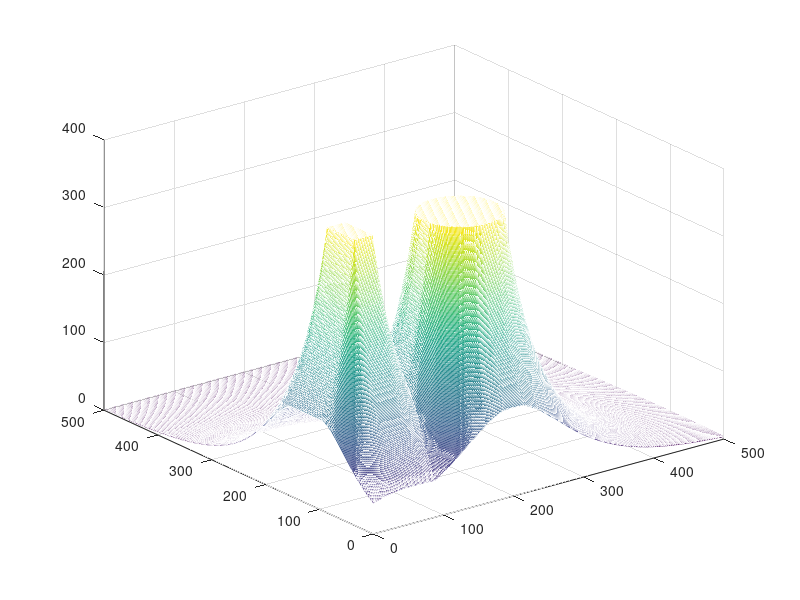

Source code (MATLAB): (Note: this script raises an error after producing the figure.)
clc
clear all

%% Generazione mappa
rownum=500;
colnum=500;

obstacle =false (rownum,colnum);

[x,y] =meshgrid(1:colnum , 1:rownum);

%% Ostacoli
Xc=200;Yc=100;R=50;

t=((x-Xc).^2 + (y-Yc).^2) <R^2;
obstacle(t)=true;


obstacle(100:150 , 50:75)=true;

%% Campo repulsivo
RepGain=600;
%delta=2
safety=2;%%safety radius
radius=R+safety;

dist=bwdist(obstacle);%distanza dall'ostacolo
k=100;%tuning parameter
rho=dist/k + 1; % l'uno e per evitare la divisione per zero

repForceLimit=5;%il limite oltre il quale la forza repulsiva non ha piu effetto

Repulsive_Force= RepGain*((1./rho - 1./repForceLimit).^2);
Repulsive_Force(rho>repForceLimit)=0;

%% Plot del campo repulsivo
figure;
m=mesh(Repulsive_Force);
m.FaceLighting= 'phong';
axis equal;
title ('Repulsive Force Field')

%% Campo attrattivo
Xgoal=100; 
Ygoal=100;
goal= [Xgoal, Ygoal];
tuningParameter=1/1000;

Attractive_Force= tuningParameter*((x-Xgoal).^2 + (y-Ygoal).^2 );

%% Plot del campo attrattivo
figure;
m=mesh(Attractive_Force);
m.FaceLighting= 'phong';
axis equal;
title ('Attractive Force Field')

%% Plot totale
Total_field=Repulsive_Force+Attractive_Force;
figure;
m=mesh(Total_field);
m.FaceLighting= 'phong';
axis equal;
title ('Total Force Field')

